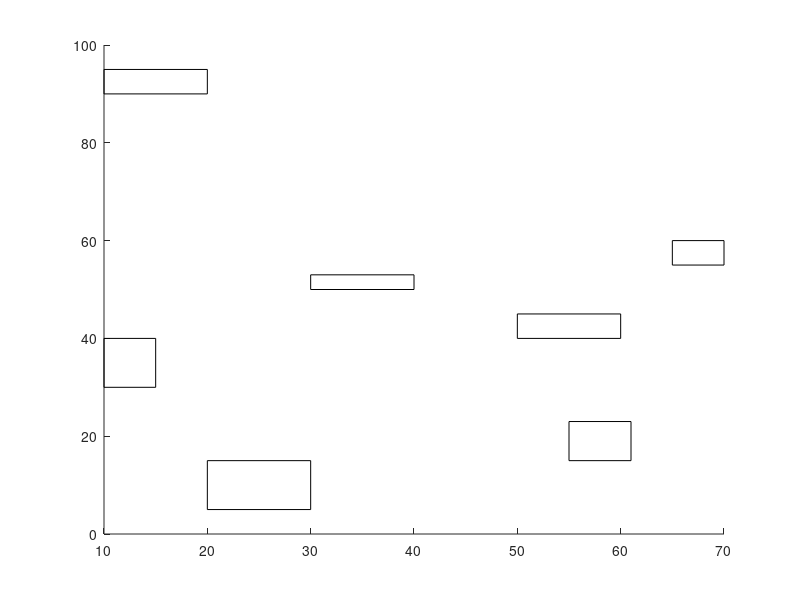

The MATLAB script that drew this image: (Note: this script raises an error after producing the figure.)
clear; close; clc; 

% Setup time vector 
dT = 0.01;
tF = 20; 
t = 0:dT:tF; 
N = length(t); 

% Unicycle model parameters 
V = 10; 
b = 1; 

% Desired functions
xd = 32*cos(t/2)+50;
yd = 35*sin(t)+35;

% State Vectors
x = zeros(N,1); 
y = zeros(N,1);
th = zeros(N,1);
ux = zeros(N,1); 
uy = zeros(N,1);

% Initial conditions 
x(1) = 70; 
y(1) = 30;

kp = 2;
% Simulate using desired functions 
for i = 2:N
    ux(i) = kp*(xd(i) - x(i-1));
    uy(i) = kp*(yd(i) - y(i-1));
    x(i) = x(i-1) + ux(i)*dT;
    y(i) = y(i-1) + uy(i)*dT;
    th(i) = atan2(uy(i),ux(i));
end

drone_x = zeros(N,1); 
drone_y = zeros(N,1); 
drone_th = zeros(N,1); 
drone_u = zeros(N,1); 
theta_c = zeros(N,1);
distance = zeros(N,1); 

% Range (radius) of drone sight measured as the Euclidean distance.
range = 20;

drone_x(1) = 65; 
drone_y(1) = 35;
drone_th(1) = pi/2;

% Drone control parameters 
Kth = 200; 
bth = 5; 
Vth = 40; 

% Used for the measurement accuracy and ratio between measured time and
% unobserved time.
test = zeros(N,1);
true_pos_1 = zeros(N,1);
msmt_ratio = zeros(N,1);

% 2D matrix representing locations where measurements cannot be taken.
msmt_matrix = ones(100*10,100*10);

% Set up no-fly zone.
% Each row of the matrix represents one rectangle where the first two
% indexes represent the x and y coordinates and the last two represent the
% offset in the x and y directions. Ex: in the first row, (10,30) is the
% starting location and 5 is offset in x and 10 is offset in y.
rect = [10 30 5 10;
        20 5 10 10;
        65 55 5 5;
        55 15 6 8;
        50 40 10 5;
        30 50 10 3;
        10 90 10 5];

% Populate measurement matrix based on rectangles generated. 1 represents
% a square where the drone can measure the target, while 0 is the
% opposite.
figure(1); hold on; 
for i = 1:size(rect)
    rectangle('position',rect(i,:));
    msmt_matrix(rect(i,1)*10:rect(i,1)*10+rect(i,3)*10,...
                rect(i,2)*10:rect(i,2)*10+rect(i,4)*10) = 0;
end
msmt_matrix = msmt_matrix';

% Prediction Step
x_hat = zeros(2,N); 
x_hat(:,1) = [63; 31]; 
% theta_hat = ones(5,1);
theta_hat = zeros(5,1);
ux_hat = zeros(N,1); 
uy_hat = zeros(N,1); 
ke = 8;
gamma = eye(5,5);

for k = 2:N    
    % Approximate input u
%     ux_hat(k) = xd(k) - (xd(k)-x(k)) - getBasisFunctions(x_hat(1,k-1))*theta_hat;
%     uy_hat(k) = yd(k) - (yd(k)-y(k)) - getBasisFunctions(x_hat(2,k-1))*theta_hat;
    ux_hat(k) = (xd(k-1) - getBasisFunctions(x_hat(1,k-1)))*theta_hat;
    uy_hat(k) = (yd(k-1) - getBasisFunctions(x_hat(2,k-1)))*theta_hat;
%     ux_hat(k) = (xd(k) - getBasisFunctions(x_hat(1,k-1)))*theta_hat;
%     uy_hat(k) = (yd(k) - getBasisFunctions(x_hat(2,k-1)))*theta_hat;

    % Euclidean distance between drone and target
    distance(k) = sqrt((drone_x(k-1)-x(k))^2 + (drone_y(k-1)-y(k))^2); 
    
    % Only take measurements when target isn't in restricted zone and
    % within range
    if msmt_matrix(round(y(k)*10)+1,round(x(k)*10)+1) && (distance(k) <= range)
        
        % Take a measurement and update estimate
        true_pos_1(k) = 1;

        % Simulate a random measurement
        msmt = [x(k) y(k)]; 
%         msmt = [x(k)+randn/5 y(k)+randn/5]; 

        % Estimator using measurement.
        x_hat_dot = ux(k) + ke*(msmt(1) - x_hat(1,k-1));
        y_hat_dot = uy(k) + ke*(msmt(2) - x_hat(2,k-1));
%         x_hat_dot = ux_hat(k) + ke*(msmt(1) - x_hat(1,k-1));
%         y_hat_dot = uy_hat(k) + ke*(msmt(2) - x_hat(2,k-1));

        test(k) = 1;
        
        % Parameter update law
        theta_hat_dot = gamma*getBasisFunctions(x_hat(1,k))'*(x_hat(1,k)-msmt(1));
        theta_hat = theta_hat + theta_hat_dot*dT; 
    else
        % Predict target estimate into the future
        x_hat_dot = ux(k); %ux_hat(k); 
        y_hat_dot = uy(k); %uy_hat(k); 
    end

    % Use deriviative of x_hat/y_hat to update 
    x_hat(:,k) = x_hat(:,k-1) + [x_hat_dot; y_hat_dot]*dT; 
    
    if mod(k,20) == 0
%         x_hat(:,k)
%         ux_hat
%         theta_hat
    end
   
    % Select a control input for drone to turn towards the target 
    theta_c(k) = atan2(x_hat(2,k)-drone_y(k-1),x_hat(1,k)-drone_x(k-1));

    % Check to make sure UAV turns the shorter way
    if drone_th(k-1) - theta_c(k) > pi
        theta_c(k) = theta_c(k) + 2*pi;
    elseif drone_th(k-1) - theta_c(k) < -pi
        theta_c(k) = theta_c(k) - 2*pi;
    end
    drone_u(k) = Kth*(theta_c(k)-drone_th(k-1))*dT; 

    % Update position and orientation of drone 
    drone_th(k) = drone_th(k-1)+dT*bth*drone_u(k);
    drone_x(k) = drone_x(k-1)+Vth*cos(drone_th(k-1))*dT;
    drone_y(k) = drone_y(k-1)+Vth*sin(drone_th(k-1))*dT;

    % Ratio between measured and unmeasured time.
    msmt_ratio(k) = nnz(test)/(k-nnz(test));
end

% Setup animation 
xmin = 0;
xmax = 100;
ymin = 0;
ymax = 100;

axis([xmin xmax ymin ymax]); 
rover_pos = plot(x(1), y(1), 'o', 'MarkerSize',10); 
rover_head = plot([x(1) x(1)+0.2*cos(th(1))], [y(1) y(1)+0.2*sin(th(1))]); 

est_rover_pos = plot(x_hat(1,1), x_hat(2,1), 's', 'MarkerSize',10); 

drone_pos = plot(drone_x(1), drone_y(1), 'x', 'MarkerSize',10); 
drone_head = plot([drone_x(1) drone_x(1)+0.2*cos(drone_th(1))], ... 
                  [drone_y(1) drone_y(1)+0.2*sin(drone_th(1))]);

drone_range = plot(range*cos(1:0.001:100),range*sin(1:0.001:100));

h = text(75,95,"");
h1 = text(75,90,"");
plot(x,y,':');
% Plot (x, y) coordinates of rover over time 
for i = 2:N
    if test(i) == 1
        set(h,'String',"MEASUREMENT");
    else
        set(h,'String',"");
    end
    
    if true_pos_1(i) == 1
        set(h1,'String',"true positive",'Color','black');
    elseif true_pos_1(i) == -1
        set(h1,'String',"false negative",'Color','red');
    else
        set(h1,'String',"");
    end

    set(rover_pos, 'xdata', x(i));
    set(rover_pos, 'ydata', y(i));
    set(rover_head, 'xdata', [x(i) x(i)+5*cos(th(i))]);
    set(rover_head, 'ydata', [y(i) y(i)+5*sin(th(i))]);

    set(est_rover_pos, 'xdata', x_hat(1,i));
    set(est_rover_pos, 'ydata', x_hat(2,i));
    
    set(drone_range, 'xdata', range*cos(1:0.001:100)+drone_x(i));
    set(drone_range, 'ydata', range*sin(1:0.001:100)+drone_y(i));
    
    set(drone_pos, 'xdata', drone_x(i));
    set(drone_pos, 'ydata', drone_y(i));
    set(drone_head, 'xdata', [drone_x(i) drone_x(i)+5*cos(drone_th(i))]);
    set(drone_head, 'ydata', [drone_y(i) drone_y(i)+5*sin(drone_th(i))]);
    pause(0.02);
%     pause(0.00010);
end

% % Plot the ratio between observed time and unobserved time.
% figure(2);
% plot(t,msmt_ratio);
% 
% % Print minimum ratio number after 5 timesteps.
% fprintf("Minimum value of observed/unobserved ratio: %f\n", min(msmt_ratio(5:end)));


function Y = getBasisFunctions(value)
    Y = [value value^2 value^3 sin(value) cos(value)];
end


